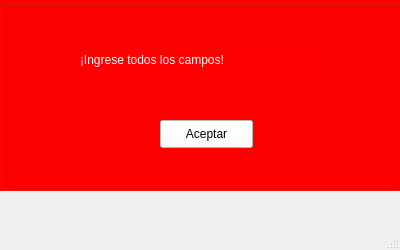
<?xml version="1.0" encoding="UTF-8"?>
<ui version="4.0">
 <class>MainWindow</class>
 <widget class="QMainWindow" name="MainWindow">
  <property name="geometry">
   <rect>
    <x>0</x>
    <y>0</y>
    <width>400</width>
    <height>250</height>
   </rect>
  </property>
  <property name="minimumSize">
   <size>
    <width>400</width>
    <height>250</height>
   </size>
  </property>
  <property name="maximumSize">
   <size>
    <width>400</width>
    <height>250</height>
   </size>
  </property>
  <property name="windowTitle">
   <string>MainWindow</string>
  </property>
  <widget class="QWidget" name="centralwidget">
   <widget class="QGroupBox" name="groupBox">
    <property name="geometry">
     <rect>
      <x>0</x>
      <y>0</y>
      <width>401</width>
      <height>191</height>
     </rect>
    </property>
    <property name="styleSheet">
     <string notr="true">background-color: rgb(255, 0, 0);</string>
    </property>
    <property name="title">
     <string/>
    </property>
    <widget class="QLabel" name="label">
     <property name="geometry">
      <rect>
       <x>80</x>
       <y>50</y>
       <width>241</width>
       <height>20</height>
      </rect>
     </property>
     <property name="styleSheet">
      <string notr="true">color: rgb(255, 255, 255);
font: 12pt &quot;MS Shell Dlg 2&quot;;</string>
     </property>
     <property name="text">
      <string>¡Ingrese todos los campos!</string>
     </property>
    </widget>
    <widget class="QPushButton" name="bttn_aceptar">
     <property name="geometry">
      <rect>
       <x>160</x>
       <y>120</y>
       <width>93</width>
       <height>28</height>
      </rect>
     </property>
     <property name="styleSheet">
      <string notr="true">background-color: rgb(255, 255, 255);</string>
     </property>
     <property name="text">
      <string>Aceptar</string>
     </property>
    </widget>
   </widget>
  </widget>
  <widget class="QMenuBar" name="menubar">
   <property name="geometry">
    <rect>
     <x>0</x>
     <y>0</y>
     <width>400</width>
     <height>26</height>
    </rect>
   </property>
  </widget>
  <widget class="QStatusBar" name="statusbar"/>
 </widget>
 <resources/>
 <connections/>
</ui>
